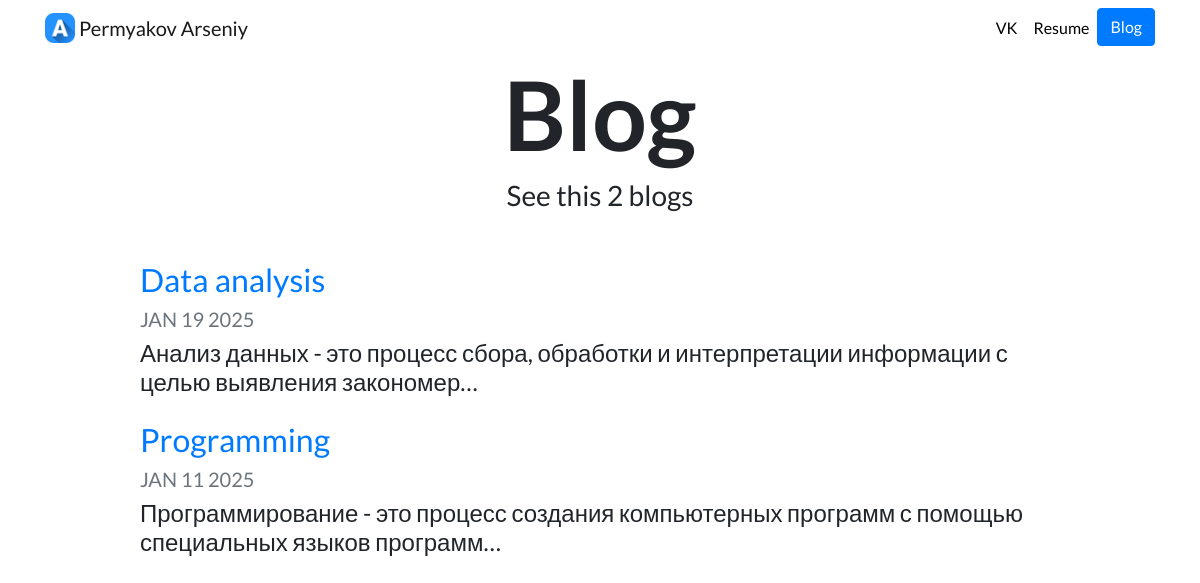
Screenshot of /blog/ with the database file from the repository.
### blog/models.py (models this page shows, shortened)
class Blog(models.Model):
    title = models.CharField(max_length=200)
    description = models.TextField()
    date = models.DateField()

### blog/views.py (the view)
# urls.py: path('', views.all_blogs, name='all_blogs'),
def all_blogs(request):
    blog_count = Blog.objects.count
    blogs = Blog.objects.order_by('-date')[:3]
    return render(request, 'blog/all_blogs.html', {'blogs': blogs})

### blog/templates/blog/all_blogs.html
{% extends "portfolio/base.html" %}
{% load static %}
{% block content %}
<h1 id="blogtitle" class="font-weight-bold text-center">Blog</h1>
<h3 class="text-center mb-5">See this {{ blogs.count }} blog{{ blogs.count|pluralize }}</h3>
{% for blog in blogs %}
<div class="row justify-content-center my-3">
  <div class="col-md-10">
    <a href="{% url 'blog:detail' blog.id %}">
      <h2>{{ blog.title }}</h2>
    </a>
    <h5 class="text-muted">{{ blog.date|date:'M d Y'|upper }}</h5>
    <h4>{{ blog.description|striptags|truncatechars:100 }}</h4>
  </div>
</div>
{% endfor %}
{% endblock %}

### portfolio/static/portfolio/custom.css (style rules this page uses)
body { font-family: 'Lato', sans-serif; }
#blogtitle { font-size: 6rem; }

### rows the page displays
Blog: title "Data analysis", date "JAN 19 2025", description "Анализ данных - это процесс сбора, обработки и интерпретации информации с целью выявления закономер…"
Blog: title "Programming", date "JAN 11 2025", description "Программирование - это процесс создания компьютерных программ с помощью специальных языков программ…"

### other values shown
{{ blogs.count }} "2"
